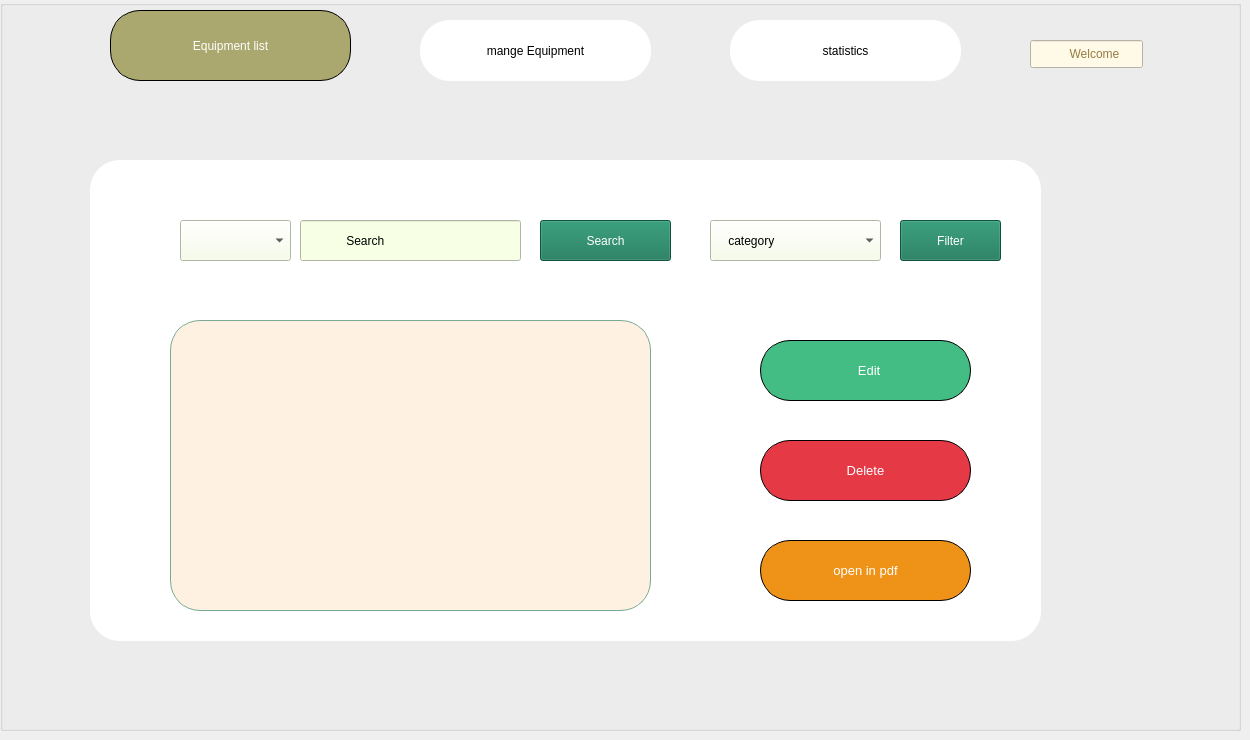
      <widget class="QWidget" name="listpage">
       <widget class="QGroupBox" name="groupBox_2">
        <property name="geometry">
         <rect>
          <x>0</x>
          <y>0</y>
          <width>1241</width>
          <height>731</height>
         </rect>
        </property>
        <property name="title">
         <string/>
        </property>
        <widget class="QPushButton" name="pushButton_7">
         <property name="geometry">
          <rect>
           <x>420</x>
           <y>20</y>
           <width>231</width>
           <height>61</height>
          </rect>
         </property>
         <property name="focusPolicy">
          <enum>Qt::FocusPolicy::ClickFocus</enum>
         </property>
         <property name="styleSheet">
          <string notr="true">background-color: rgb(255, 255, 255);
color: rgb(0, 0, 0);
font: 700 15pt &quot;Terminal&quot;;
border-radius:30px;</string>
         </property>
         <property name="text">
          <string>mange Equipment</string>
         </property>
        </widget>
        <widget class="QPushButton" name="pushButton_10">
         <property name="geometry">
          <rect>
           <x>730</x>
           <y>20</y>
           <width>231</width>
           <height>61</height>
          </rect>
         </property>
         <property name="focusPolicy">
          <enum>Qt::FocusPolicy::ClickFocus</enum>
         </property>
         <property name="styleSheet">
          <string notr="true">background-color: rgb(255, 255, 255);
font: 700 15pt &quot;Terminal&quot;;
color: rgb(0, 0, 0);
border-radius:30px;
</string>
         </property>
         <property name="text">
          <string>statistics</string>
         </property>
        </widget>
        <widget class="QLineEdit" name="lineEdit_4">
         <property name="geometry">
          <rect>
           <x>1030</x>
           <y>40</y>
           <width>113</width>
           <height>28</height>
          </rect>
         </property>
         <property name="styleSheet">
          <string notr="true">background-color: rgb(255, 249, 231);
font: 20pt &quot;Rage Italic&quot;;
color: rgb(148, 125, 66);</string>
         </property>
         <property name="text">
          <string>           Welcome</string>
         </property>
         <property name="dragEnabled">
          <bool>false</bool>
         </property>
        </widget>
        <widget class="QPushButton" name="list">
         <property name="geometry">
          <rect>
           <x>110</x>
           <y>10</y>
           <width>241</width>
           <height>71</height>
          </rect>
         </property>
         <property name="focusPolicy">
          <enum>Qt::FocusPolicy::ClickFocus</enum>
         </property>
         <property name="styleSheet">
          <string notr="true">border: 1px solid black;
color: rgb(255, 255, 255);
font: 700 15pt &quot;Terminal&quot;;
background-color: rgb(171, 168, 111);
border-radius:30px;
</string>
         </property>
         <property name="text">
          <string>Equipment list</string>
         </property>
        </widget>
        <widget class="QLabel" name="label_40">
         <property name="geometry">
          <rect>
           <x>80</x>
           <y>10</y>
           <width>61</width>
           <height>61</height>
          </rect>
         </property>
         <property name="text">
          <string/>
         </property>
         <property name="pixmap">
          <pixmap resource="resources.qrc">:/home page/complete[1].png</pixmap>
         </property>
         <property name="scaledContents">
          <bool>true</bool>
         </property>
         <property name="openExternalLinks">
          <bool>true</bool>
         </property>
        </widget>
        <widget class="QLabel" name="eq_6">
         <property name="geometry">
          <rect>
           <x>390</x>
           <y>20</y>
           <width>51</width>
           <height>51</height>
          </rect>
         </property>
         <property name="text">
          <string/>
         </property>
         <property name="pixmap">
          <pixmap resource="resources.qrc">:/home page/image (1).png</pixmap>
         </property>
         <property name="scaledContents">
          <bool>true</bool>
         </property>
        </widget>
        <widget class="QLabel" name="label_41">
         <property name="geometry">
          <rect>
           <x>710</x>
           <y>30</y>
           <width>51</width>
           <height>51</height>
          </rect>
         </property>
         <property name="text">
          <string/>
         </property>
         <property name="pixmap">
          <pixmap resource="resources.qrc">:/home page/2636315.png</pixmap>
         </property>
         <property name="scaledContents">
          <bool>true</bool>
         </property>
        </widget>
        <widget class="QLabel" name="label_42">
         <property name="geometry">
          <rect>
           <x>1160</x>
           <y>20</y>
           <width>63</width>
           <height>61</height>
          </rect>
         </property>
         <property name="text">
          <string/>
         </property>
         <property name="pixmap">
          <pixmap resource="resources.qrc">:/home page/user (1).png</pixmap>
         </property>
         <property name="scaledContents">
          <bool>true</bool>
         </property>
        </widget>
        <widget class="QFrame" name="frame_5">
         <property name="geometry">
          <rect>
           <x>90</x>
           <y>160</y>
           <width>951</width>
           <height>481</height>
          </rect>
         </property>
         <property name="styleSheet">
          <string notr="true">QFrame
{
font: italic 9pt &quot;Terminal&quot;;
background-color: rgb(255, 255, 255);
color: rgb(0, 0, 0);
border-radius:30px;
}
</string>
         </property>
         <property name="frameShape">
          <enum>QFrame::Shape::StyledPanel</enum>
         </property>
         <property name="frameShadow">
          <enum>QFrame::Shadow::Raised</enum>
         </property>
         <widget class="QTableView" name="afficher_eq">
          <property name="geometry">
           <rect>
            <x>80</x>
            <y>160</y>
            <width>481</width>
            <height>291</height>
           </rect>
          </property>
          <property name="maximumSize">
           <size>
            <width>481</width>
            <height>291</height>
           </size>
          </property>
          <property name="styleSheet">
           <string notr="true">background-color: rgb(133, 144, 121);
background-color: rgb(255, 241, 226);
border:1px solid ;
border-color: rgb(121, 170, 147);</string>
          </property>
         </widget>
         <widget class="QWidget" name="widget" native="true">
          <property name="geometry">
           <rect>
            <x>20</x>
            <y>50</y>
            <width>911</width>
            <height>71</height>
           </rect>
          </property>
          <widget class="QLabel" name="label_3">
           <property name="geometry">
            <rect>
             <x>20</x>
             <y>10</y>
             <width>41</width>
             <height>41</height>
            </rect>
           </property>
           <property name="text">
            <string/>
           </property>
           <property name="pixmap">
            <pixmap resource="resources.qrc">:/home page/search.png</pixmap>
           </property>
           <property name="scaledContents">
            <bool>true</bool>
           </property>
          </widget>
          <widget class="QPushButton" name="search">
           <property name="geometry">
            <rect>
             <x>430</x>
             <y>10</y>
             <width>131</width>
             <height>41</height>
            </rect>
           </property>
           <property name="styleSheet">
            <string notr="true">background-color: rgb(18, 115, 83);
color: rgb(255, 255, 255);</string>
           </property>
           <property name="text">
            <string>Search</string>
           </property>
          </widget>
          <widget class="QLineEdit" name="search_by">
           <property name="geometry">
            <rect>
             <x>190</x>
             <y>10</y>
             <width>221</width>
             <height>41</height>
            </rect>
           </property>
           <property name="styleSheet">
            <string notr="true">
background-color: rgb(247, 255, 229);

</string>
           </property>
           <property name="text">
            <string>             Search </string>
           </property>
          </widget>
          <widget class="QComboBox" name="category">
           <property name="geometry">
            <rect>
             <x>600</x>
             <y>10</y>
             <width>171</width>
             <height>41</height>
            </rect>
           </property>
           <property name="focusPolicy">
            <enum>Qt::FocusPolicy::ClickFocus</enum>
           </property>
           <property name="contextMenuPolicy">
            <enum>Qt::ContextMenuPolicy::CustomContextMenu</enum>
           </property>
           <property name="styleSheet">
            <string notr="true">QComboBox{color: rgb(0, 0, 0);
background-color: rgb(247, 255, 229);}</string>
           </property>
           <item>
            <property name="text">
             <string extracomment="    category">    category</string>
            </property>
            <property name="icon">
             <iconset resource="resources.qrc">
              <normaloff>:/home page/sort-icon-512x410-1kpy040x.png</normaloff>:/home page/sort-icon-512x410-1kpy040x.png</iconset>
            </property>
           </item>
           <item>
            <property name="text">
             <string>etat</string>
            </property>
           </item>
           <item>
            <property name="text">
             <string>alphabattic sort</string>
            </property>
           </item>
           <item>
            <property name="text">
             <string extracomment="type">type</string>
            </property>
           </item>
           <item>
            <property name="text">
             <string>pc</string>
            </property>
           </item>
           <item>
            <property name="text">
             <string>machine</string>
            </property>
           </item>
           <item>
            <property name="text">
             <string>router</string>
            </property>
           </item>
           <item>
            <property name="text">
             <string>mouse</string>
            </property>
           </item>
           <item>
            <property name="text">
             <string>printer</string>
            </property>
           </item>
           <item>
            <property name="text">
             <string>cann</string>
            </property>
           </item>
           <item>
            <property name="text">
             <string/>
            </property>
           </item>
          </widget>
          <widget class="QPushButton" name="sort">
           <property name="geometry">
            <rect>
             <x>790</x>
             <y>10</y>
             <width>101</width>
             <height>41</height>
            </rect>
           </property>
           <property name="styleSheet">
            <string notr="true">background-color: rgb(18, 115, 83);
color: rgb(255, 255, 255);</string>
           </property>
           <property name="text">
            <string>Filter</string>
           </property>
           <property name="icon">
            <iconset resource="resources.qrc">
             <normaloff>:/home page/filter-outline-filled.png</normaloff>:/home page/filter-outline-filled.png</iconset>
           </property>
           <property name="iconSize">
            <size>
             <width>25</width>
             <height>25</height>
            </size>
           </property>
          </widget>
          <widget class="QComboBox" name="comboBox_3">
           <property name="geometry">
            <rect>
             <x>70</x>
             <y>10</y>
             <width>111</width>
             <height>41</height>
            </rect>
           </property>
           <property name="focusPolicy">
            <enum>Qt::FocusPolicy::ClickFocus</enum>
           </property>
           <property name="contextMenuPolicy">
            <enum>Qt::ContextMenuPolicy::CustomContextMenu</enum>
           </property>
           <property name="styleSheet">
            <string notr="true">QComboBox{color: rgb(0, 0, 0);
background-color: rgb(247, 255, 229);}</string>
           </property>
           <item>
            <property name="text">
             <string extracomment="Search By"/>
            </property>
           </item>
           <item>
            <property name="text">
             <string>id</string>
            </property>
           </item>
           <item>
            <property name="text">
             <string>etat</string>
            </property>
           </item>
           <item>
            <property name="text">
             <string>type</string>
            </property>
           </item>
          </widget>
         </widget>
         <widget class="QPushButton" name="edit">
          <property name="geometry">
           <rect>
            <x>670</x>
            <y>180</y>
            <width>211</width>
            <height>61</height>
           </rect>
          </property>
          <property name="focusPolicy">
           <enum>Qt::FocusPolicy::StrongFocus</enum>
          </property>
          <property name="contextMenuPolicy">
           <enum>Qt::ContextMenuPolicy::CustomContextMenu</enum>
          </property>
          <property name="styleSheet">
           <string notr="true">QPushButton
{border: 1px solid black;
color: rgb(255, 255, 255);
font: 10pt ;
background-color: rgb(171, 168, 111);
background-color: rgb(68, 189, 133);
border-radius:30px;}
</string>
          </property>
          <property name="text">
           <string>  Edit</string>
          </property>
          <property name="icon">
           <iconset resource="resources.qrc">
            <normaloff>:/home page/edit - Copy.png</normaloff>:/home page/edit - Copy.png</iconset>
          </property>
          <property name="iconSize">
           <size>
            <width>50</width>
            <height>50</height>
           </size>
          </property>
          <property name="flat">
           <bool>false</bool>
          </property>
         </widget>
         <widget class="QPushButton" name="delet">
          <property name="geometry">
           <rect>
            <x>670</x>
            <y>280</y>
            <width>211</width>
            <height>61</height>
           </rect>
          </property>
          <property name="focusPolicy">
           <enum>Qt::FocusPolicy::StrongFocus</enum>
          </property>
          <property name="styleSheet">
           <string notr="true">QPushButton
{border: 1px solid black;
color: rgb(255, 255, 255);
font: 10pt ;
background-color: rgb(230, 57, 70);
border-radius:30px;}
</string>
          </property>
          <property name="text">
           <string>Delete</string>
          </property>
          <property name="icon">
           <iconset resource="resources.qrc">
            <normaloff>:/home page/bin.png</normaloff>:/home page/bin.png</iconset>
          </property>
          <property name="iconSize">
           <size>
            <width>50</width>
            <height>50</height>
           </size>
          </property>
          <property name="flat">
           <bool>false</bool>
          </property>
         </widget>
         <widget class="QPushButton" name="pdf">
          <property name="geometry">
           <rect>
            <x>670</x>
            <y>380</y>
            <width>211</width>
            <height>61</height>
           </rect>
          </property>
          <property name="focusPolicy">
           <enum>Qt::FocusPolicy::StrongFocus</enum>
          </property>
          <property name="styleSheet">
           <string notr="true">border: 1px solid black;
color: rgb(255, 255, 255);
font: 10pt ;
background-color: rgb(239, 146, 24);
border-radius:30px;
</string>
          </property>
          <property name="text">
           <string> open in pdf </string>
          </property>
          <property name="icon">
           <iconset resource="resources.qrc">
            <normaloff>:/home page/pdf-file[1].png</normaloff>:/home page/pdf-file[1].png</iconset>
          </property>
          <property name="iconSize">
           <size>
            <width>36</width>
            <height>36</height>
           </size>
          </property>
         </widget>
        </widget>
        <zorder>frame_5</zorder>
        <zorder>pushButton_7</zorder>
        <zorder>pushButton_10</zorder>
        <zorder>lineEdit_4</zorder>
        <zorder>list</zorder>
        <zorder>label_40</zorder>
        <zorder>eq_6</zorder>
        <zorder>label_41</zorder>
        <zorder>label_42</zorder>
       </widget>
      </widget>
